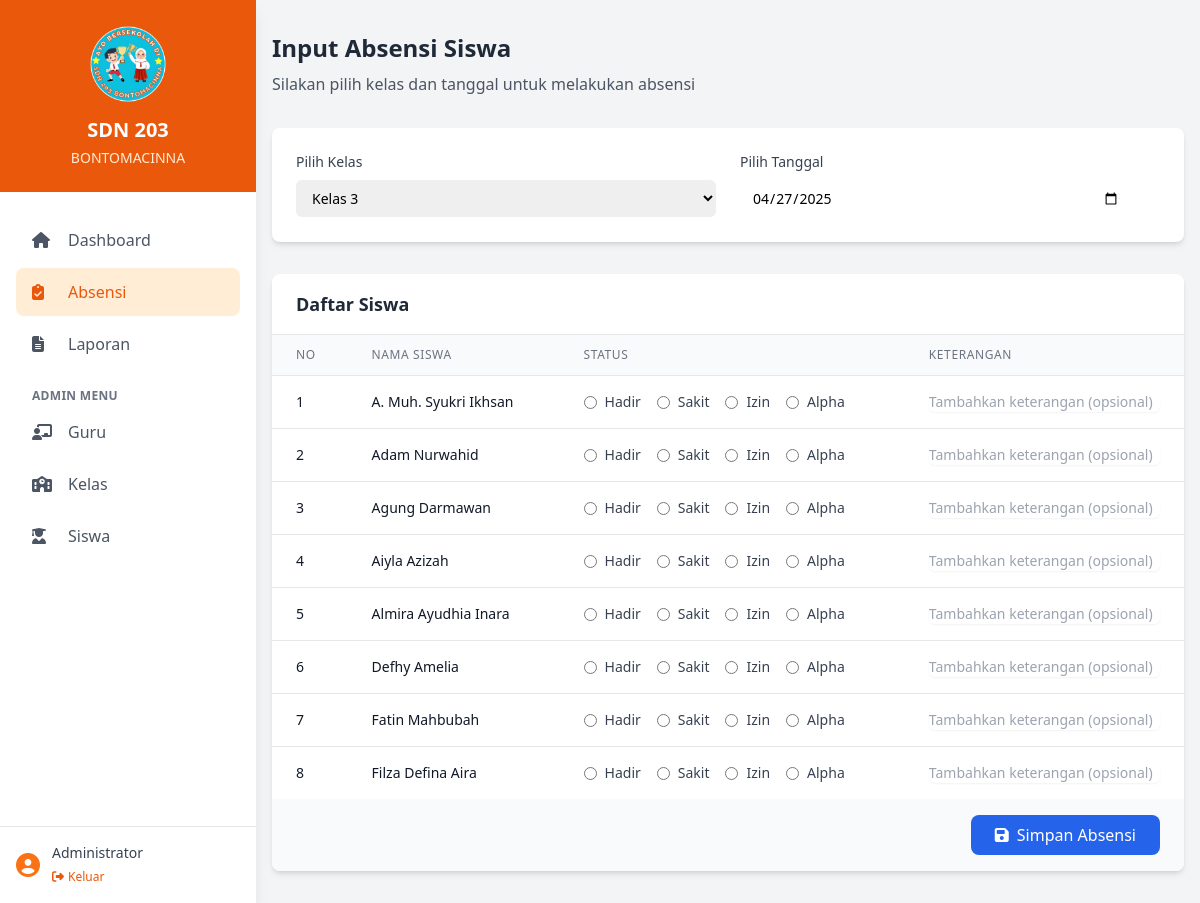
The page /absensi.php?kelas_id=6 (signed in) on the database its author committed.
### tables this page shows
CREATE TABLE `siswa` (
  `id` int(11) NOT NULL,
  `nis` varchar(20) NOT NULL,
  `nisn` varchar(20) NOT NULL,
  `nama` varchar(100) NOT NULL,
  `jenis_kelamin` enum('L','P') NOT NULL,
  `kelas_id` int(11) NOT NULL,
  `created_at` timestamp NOT NULL DEFAULT current_timestamp(),
  `updated_at` timestamp NOT NULL DEFAULT current_timestamp() ON UPDATE current_timestamp()
);

### absensi.php (the view, shortened to what this page needs)
<?php
require_once 'config/koneksi.php';
require_once 'partials/header.php';
require_once 'partials/navbar.php';
$stmt = $pdo->query("SELECT id, nama_kelas FROM kelas ORDER BY nama_kelas");
$kelas_list = $stmt->fetchAll();
$siswa_list = [];
if(isset($_GET['kelas_id']) && !empty($_GET['kelas_id'])) {
    $tanggal = isset($_GET['tanggal']) ? $_GET['tanggal'] : date('Y-m-d');
    $query = "
        SELECT
            s.*,
            COALESCE(a.status, '') as status,
            COALESCE(a.keterangan, '') as keterangan
        FROM siswa s
        LEFT JOIN absensi a ON s.id = a.siswa_id AND DATE(a.tanggal) = ?
        WHERE s.kelas_id = ?
        ORDER BY s.nama
    ";
    $stmt = $pdo->prepare($query);
    $stmt->execute([$tanggal, $_GET['kelas_id']]);
    $siswa_list = $stmt->fetchAll();
}
?>
<div class="md:pl-64 pb-safe">
    <div class="container mx-auto px-4 py-8">
        <div class="mb-8">
            <h1 class="text-2xl font-bold text-gray-800 mb-2">Input Absensi Siswa</h1>
            <p class="text-gray-600">Silakan pilih kelas dan tanggal untuk melakukan absensi</p>
        </div>
        <div class="bg-white rounded-lg shadow-md p-6 mb-8">
            <form method="GET" class="grid grid-cols-1 md:grid-cols-2 gap-6">
                <div>
                    <label class="block text-sm font-medium text-gray-700 mb-2" for="kelas_id">
                        Pilih Kelas
                    </label>
                    <select name="kelas_id" id="kelas_id" required
                            class="mt-1 block w-full pl-3 pr-10 py-2 text-base border-gray-300 focus:outline-none focus:ring-blue-500 focus:border-blue-500 sm:text-sm rounded-md"
                            onchange="this.form.submit()">
                        <?php foreach($kelas_list as $kelas): ?>
                            <option value="<?= $kelas['id'] ?>" <?= (isset($_GET['kelas_id']) && $_GET['kelas_id'] == $kelas['id']) ? 'selected' : '' ?>>
                                <?= htmlspecialchars($kelas['nama_kelas']) ?>
                            </option>
                        <?php endforeach; ?>
                    </select>
                </div>
                <div>
                    <label class="block text-sm font-medium text-gray-700 mb-2" for="tanggal">
                        Pilih Tanggal
                    </label>
                    <input type="date" name="tanggal" id="tanggal" required
                           value="<?= isset($_GET['tanggal']) ? htmlspecialchars($_GET['tanggal']) : date('Y-m-d') ?>"
                           class="mt-1 block w-full pl-3 pr-10 py-2 text-base border-gray-300 focus:outline-none focus:ring-blue-500 focus:border-blue-500 sm:text-sm rounded-md"
                           onchange="this.form.submit()">
                </div>
            </form>
        </div>
        <?php if(!empty($siswa_list)): ?>
        <form method="POST" class="bg-white rounded-lg shadow-md overflow-hidden">
            <div class="px-6 py-4 border-b border-gray-200">
                <h2 class="text-lg font-semibold text-gray-800">Daftar Siswa</h2>
            </div>
            <div class="table-responsive">
                <table class="min-w-full divide-y divide-gray-200 table-responsive-stack">
                    <thead class="bg-gray-50">
                        <tr>
                            <th class="px-6 py-3 text-left text-xs font-medium text-gray-500 uppercase tracking-wider">No</th>
                            <th class="px-6 py-3 text-left text-xs font-medium text-gray-500 uppercase tracking-wider">Nama Siswa</th>
                            <th class="px-6 py-3 text-left text-xs font-medium text-gray-500 uppercase tracking-wider">Status</th>
                            <th class="px-6 py-3 text-left text-xs font-medium text-gray-500 uppercase tracking-wider">Keterangan</th>
                        </tr>
                    </thead>
                    <tbody class="bg-white divide-y divide-gray-200">
                        <?php foreach($siswa_list as $index => $siswa): ?>
                            <tr>
                                <td data-label="No" class="px-6 py-4 whitespace-nowrap text-sm text-gray-900">
                                    <?= $index + 1 ?>
                                </td>
                                <td data-label="Nama Siswa" class="px-6 py-4 whitespace-nowrap text-sm text-gray-900">
                                    <?= htmlspecialchars($siswa['nama']) ?>
                                </td>
                                <td data-label="Status" class="px-6 py-4 whitespace-nowrap">
                                    <div class="flex flex-col md:flex-row md:items-center space-y-2 md:space-y-0 md:space-x-4">
                                        <label class="inline-flex items-center">
                                            <input type="radio" name="status[<?= $siswa['id'] ?>]" value="hadir"
                                                   <?= $siswa['status'] == 'hadir' ? 'checked' : '' ?> required
                                                   class="form-radio text-green-600">
                                            <span class="ml-2 text-sm text-gray-700">Hadir</span>
                                        </label>
                                        <label class="inline-flex items-center">
                                            <input type="radio" name="status[<?= $siswa['id'] ?>]" value="sakit"
                                                   <?= $siswa['status'] == 'sakit' ? 'checked' : '' ?> required
                                                   class="form-radio text-yellow-600">
                                            <span class="ml-2 text-sm text-gray-700">Sakit</span>
                                        </label>
                                        <label class="inline-flex items-center">
                                            <input type="radio" name="status[<?= $siswa['id'] ?>]" value="izin"
                                                   <?= $siswa['status'] == 'izin' ? 'checked' : '' ?> required
                                                   class="form-radio text-blue-600">
                                            <span class="ml-2 text-sm text-gray-700">Izin</span>
                                        </label>
                                        <label class="inline-flex items-center">
                                            <input type="radio" name="status[<?= $siswa['id'] ?>]" value="alpha"
                                                   <?= $siswa['status'] == 'alpha' ? 'checked' : '' ?> required
                                                   class="form-radio text-red-600">
                                            <span class="ml-2 text-sm text-gray-700">Alpha</span>
                                        </label>
                                    </div>
                                </td>
                                <td data-label="Keterangan" class="px-6 py-4 whitespace-nowrap">
                                    <input type="text" name="keterangan[<?= $siswa['id'] ?>]"
                                           value="<?= htmlspecialchars($siswa['keterangan']) ?>"
                                           class="shadow-sm focus:ring-blue-500 focus:border-blue-500 block w-full sm:text-sm border-gray-300 rounded-md"
                                           placeholder="Tambahkan keterangan (opsional)">
                                </td>
                            </tr>
                        <?php endforeach; ?>
                    </tbody>
                </table>
            </div>
            <div class="px-6 py-4 bg-gray-50 text-right">
                <button type="submit" class="bg-blue-600 text-white px-6 py-2 rounded-lg hover:bg-blue-700 transition duration-300">
                    <i class="fas fa-save mr-2"></i>Simpan Absensi
                </button>
            </div>
        </form>
        <?php elseif(isset($_GET['kelas_id'])): ?>
        <div class="bg-yellow-100 border border-yellow-400 text-yellow-700 px-4 py-3 rounded relative" role="alert">
            <span class="block sm:inline">Tidak ada data siswa di kelas ini.</span>
        </div>
        <?php endif; ?>
    </div>
</div>
<?php require_once 'partials/footer.php'; ?>

### partials/header.php (style rules this page uses)
@media (min-width: 769px) { .container { max-width: 1200px; margin-left: auto; margin-right: auto; } }
@media (min-width: 769px) { .table-responsive { margin: 0 auto; } }
@media (min-width: 769px) { .table-responsive-stack { width: 100%; margin: 0 auto; } }
@media (min-width: 769px) { .table-responsive-stack td:before { display: none; } }

### rows shown on the page
siswa: nama "A. Muh. Syukri Ikhsan"
siswa: nama "Adam Nurwahid"
siswa: nama "Agung Darmawan"
siswa: nama "Aiyla Azizah"
siswa: nama "Almira Ayudhia Inara"
siswa: nama "Defhy Amelia"
siswa: nama "Fatin Mahbubah"
siswa: nama "Filza Defina Aira"

### other values the page prints
$_SESSION['nama'] "Administrator"
form field kelas_id "Kelas 3"
